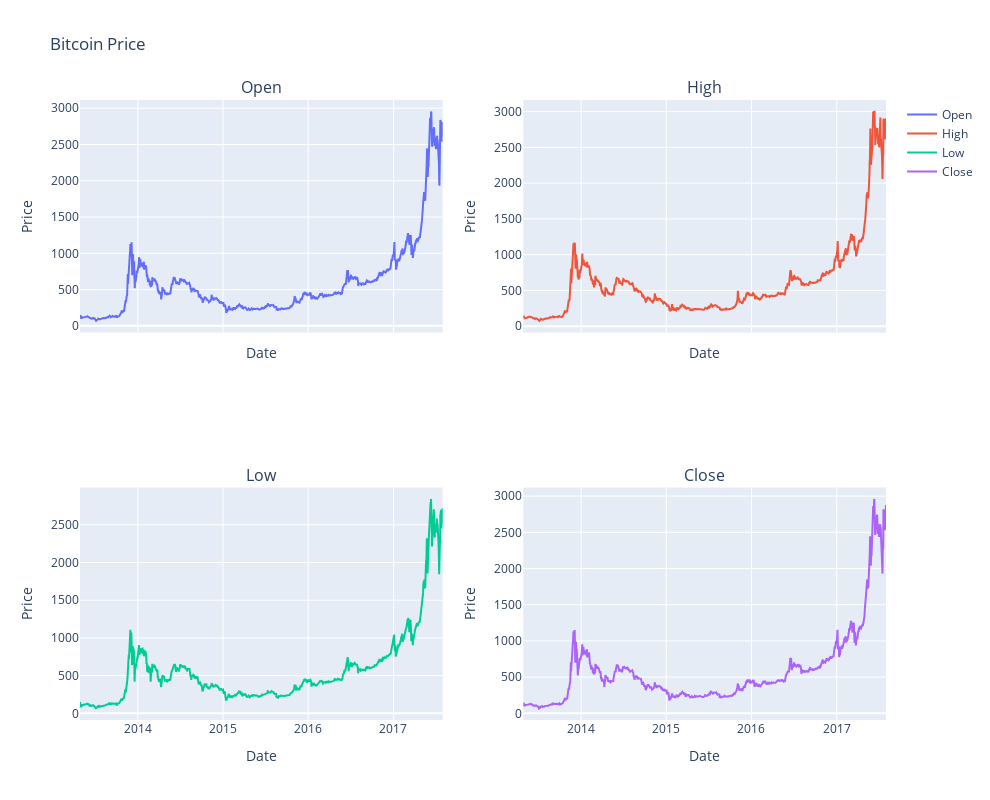

The notebook cell this image was saved under:
### Code cell
# Create a subplot with 2 rows and 2 columns, and specify subplot titles
fig = make_subplots(rows=2, cols=2, subplot_titles=['Open', 'High', 'Low', 'Close'], shared_xaxes=True)

# Add a scatter plot for 'Open' prices in the first subplot
fig.add_trace(go.Scatter(x=bitcoin['Date'], y=bitcoin['Open'], name='Open'), row=1, col=1)

# Add a scatter plot for 'High' prices in the second subplot
fig.add_trace(go.Scatter(x=bitcoin['Date'], y=bitcoin['High'], name='High'), row=1, col=2)

# Add a scatter plot for 'Low' prices in the third subplot
fig.add_trace(go.Scatter(x=bitcoin['Date'], y=bitcoin['Low'], name='Low'), row=2, col=1)

# Add a scatter plot for 'Close' prices in the fourth subplot
fig.add_trace(go.Scatter(x=bitcoin['Date'], y=bitcoin['Close'], name='Close'), row=2, col=2)

# Customize the layout of the figure
fig.update_layout(height=800, width=990, title_text='Bitcoin Price')
fig.update_xaxes(title_text='Date')
fig.update_yaxes(title_text='Price')

# Display the figure
fig.show()

### Figure 1 — Plotly figure (JSON) as saved in the notebook; plotly's stock layout.template omitted (floating-point values rounded to 4 significant figures; data arrays with more than 128 entries replaced by an {"elided": "..."} marker saying what was removed)
{"data": [{"name": "Open", "type": "scatter", "x": {"elided": "1556 str values"}, "xaxis": "x", "y": {"elided": "1556 float values"}, "yaxis": "y"}, {"name": "High", "type": "scatter", "x": {"elided": "1556 str values"}, "xaxis": "x2", "y": {"elided": "1556 float values"}, "yaxis": "y2"}, {"name": "Low", "type": "scatter", "x": {"elided": "1556 str values"}, "xaxis": "x3", "y": {"elided": "1556 float values"}, "yaxis": "y3"}, {"name": "Close", "type": "scatter", "x": {"elided": "1556 str values"}, "xaxis": "x4", "y": {"elided": "1556 float values"}, "yaxis": "y4"}], "layout": {"annotations": [{"font": {"size": 16}, "showarrow": false, "text": "Open", "x": 0.225, "xanchor": "center", "xref": "paper", "y": 1, "yanchor": "bottom", "yref": "paper"}, {"font": {"size": 16}, "showarrow": false, "text": "High", "x": 0.775, "xanchor": "center", "xref": "paper", "y": 1, "yanchor": "bottom", "yref": "paper"}, {"font": {"size": 16}, "showarrow": false, "text": "Low", "x": 0.225, "xanchor": "center", "xref": "paper", "y": 0.375, "yanchor": "bottom", "yref": "paper"}, {"font": {"size": 16}, "showarrow": false, "text": "Close", "x": 0.775, "xanchor": "center", "xref": "paper", "y": 0.375, "yanchor": "bottom", "yref": "paper"}], "height": 800, "title": {"text": "Bitcoin Price"}, "width": 990, "xaxis": {"anchor": "y", "domain": [0, 0.45], "matches": "x3", "showticklabels": false, "title": {"text": "Date"}}, "xaxis2": {"anchor": "y2", "domain": [0.55, 1], "matches": "x4", "showticklabels": false, "title": {"text": "Date"}}, "xaxis3": {"anchor": "y3", "domain": [0, 0.45], "title": {"text": "Date"}}, "xaxis4": {"anchor": "y4", "domain": [0.55, 1], "title": {"text": "Date"}}, "yaxis": {"anchor": "x", "domain": [0.625, 1], "title": {"text": "Price"}}, "yaxis2": {"anchor": "x2", "domain": [0.625, 1], "title": {"text": "Price"}}, "yaxis3": {"anchor": "x3", "domain": [0, 0.375], "title": {"text": "Price"}}, "yaxis4": {"anchor": "x4", "domain": [0, 0.375], "title": {"text": "Price"}}}}
